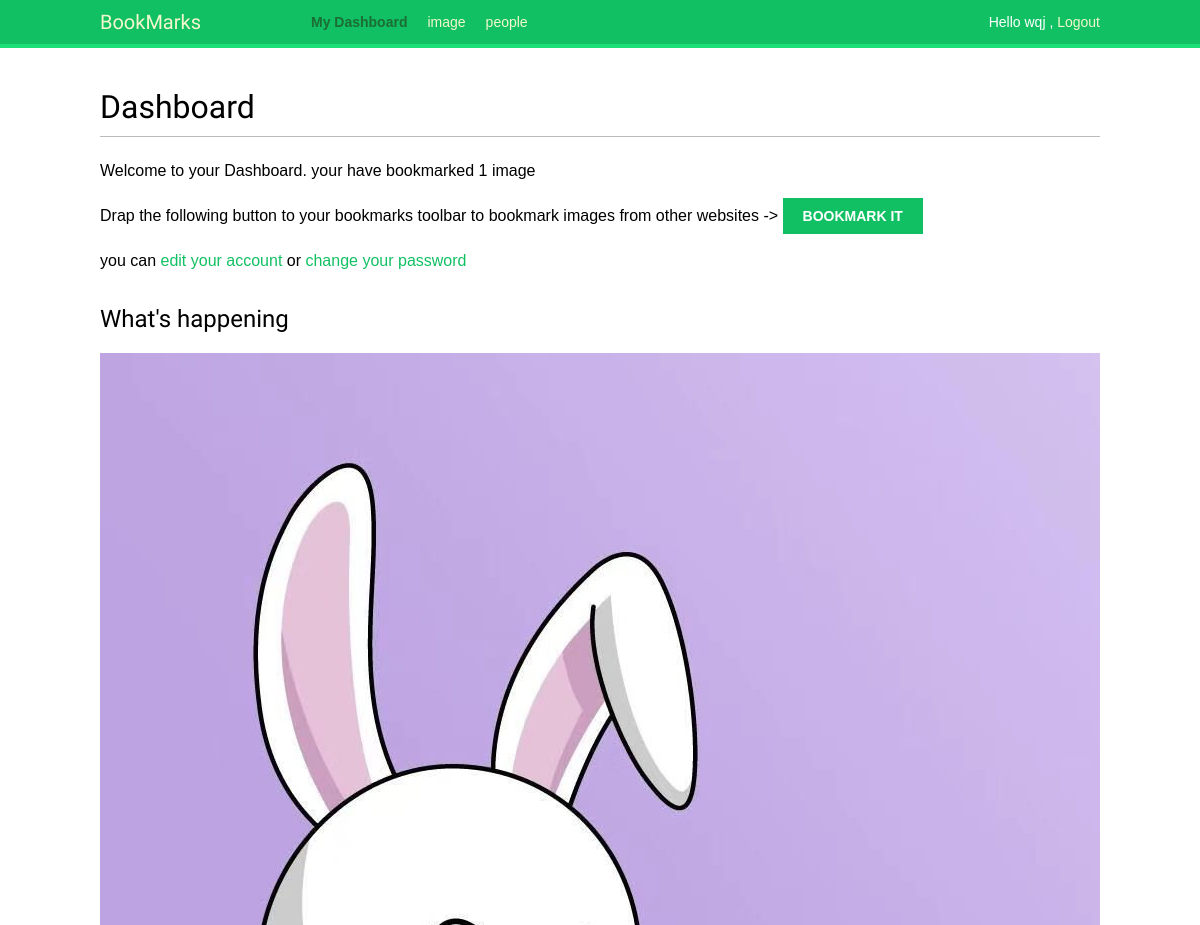
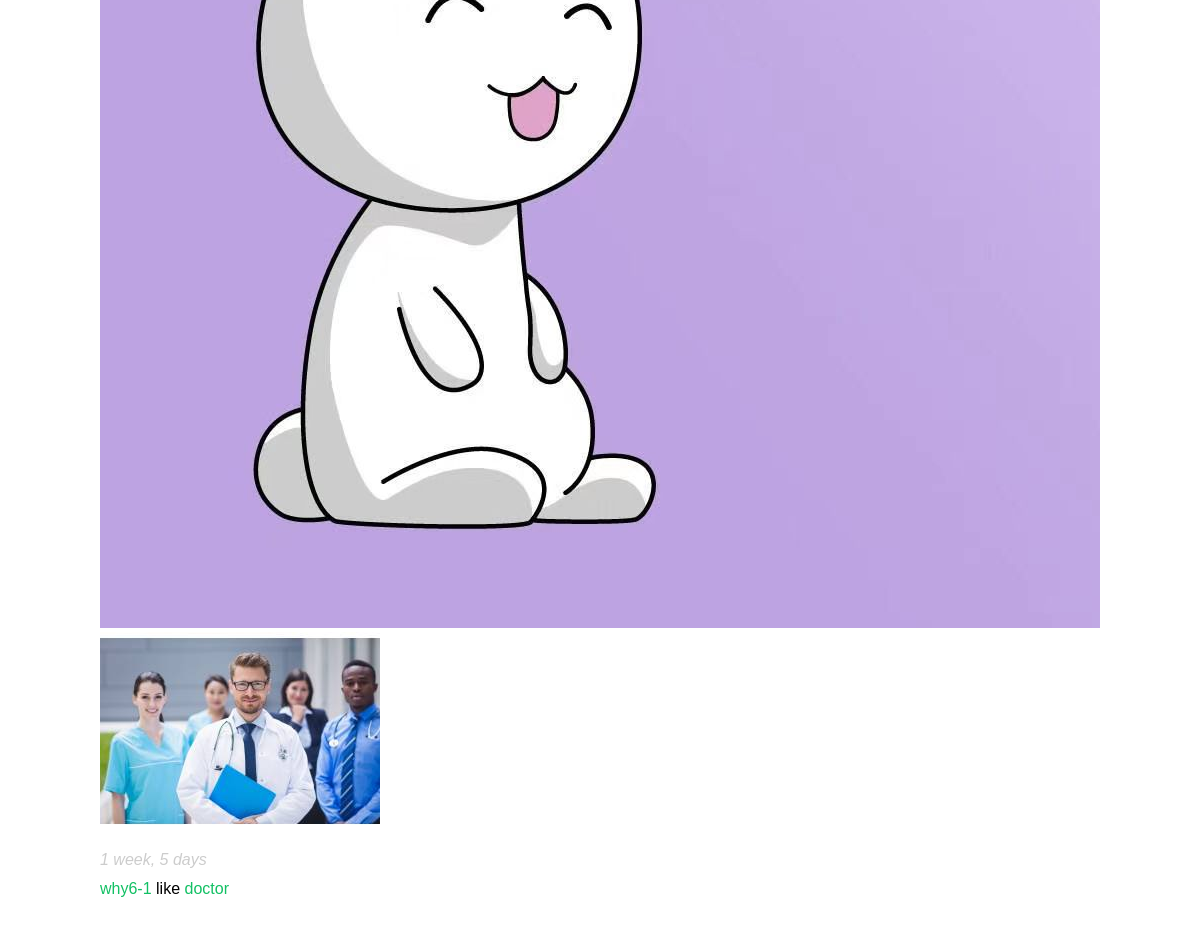
/account/ (signed in), run on the app's committed database (2 pictures, top to bottom).
### action/models.py (models this page shows)
class Action(models.Model):
    user = models.ForeignKey('auth.User', related_name='action', db_index=True, on_delete=models.CASCADE)
    verb = models.CharField(max_length=255)
    created = models.DateTimeField(auto_now_add=True, db_index=True)
    target = GenericForeignKey('target_ct', 'target_id')
    target_ct = models.ForeignKey(ContentType, blank=True, null=True, related_name='target_obj', on_delete=models.CASCADE)
    target_id = models.PositiveBigIntegerField(blank=True, null=True, db_index=True)
    class Meta:
        ordering = ['-created']

### images/models.py (models this page shows, shortened)
class Image(models.Model):
    user = models.ForeignKey(settings.AUTH_USER_MODEL,
                             related_name='images_created',
                             on_delete=models.CASCADE)
    title = models.CharField(max_length=500)
    slug = models.SlugField(max_length=500, blank=True)
    url = models.URLField()
    image = models.ImageField(upload_to='images/%Y/%m/%d/')
    description = models.TextField(blank=True)
    created = models.DateField(auto_now_add=True, db_index=True)
    users_like = models.ManyToManyField(settings.AUTH_USER_MODEL, related_name='images_liked', blank=True)
    total_likes = models.PositiveIntegerField(db_index=True, default=0)
    def __str__(self):
        return self.title
    def get_absolute_url(self):
        return reverse('images:detail', args=[self.id, self.slug])

### account/views.py (the view)
# urls.py: path('', views.dashboard, name='dashboard'),
@login_required
def dashboard(request):
    action = Action.objects.exclude(user=request.user)
    follow_ids = request.user.following.values_list('id', flat=True)
    if follow_ids:
        action = action.filter(user_id__in=follow_ids)
    actions = action.select_related('user', 'user__profile').prefetch_related('target')[:10]
    return render(request, 'account/dashboard.html', {'section': 'dashboard', 'actions': actions})

### account/templates/account/dashboard.html (shortened to what this page needs)
{% extends "base.html" %}
{%block content%}
    <h1>Dashboard</h1>
    {% with total_images_created=request.user.images_created.count %}
    <p>
        Welcome to your Dashboard. your have bookmarked {{total_images_created}} image{{total_images_created|pluralize}}
    </p>
    {%endwith%}
    <p>
        Drap the following button to your bookmarks toolbar to bookmark images from other websites ->
        <a href="javascript:{% include 'bookmarklet_launcher.js' %}" class="button"> Bookmark it</a>
    </p>
    <p>
        you can <a href="{% url 'edit' %}">edit your account</a> or <a href="{% url 'password_change' %}">change your password</a>
    </p>
    <h2>What's happening</h2>
    <div id="action-list">
        {% include "action/detail.html" %}
    </div>
{%endblock%}

### account/templates/base.html (shortened to what this page needs)
{% load static %}
<!DOCTYPE html>
<html>
    <head>
        <link href="{% static 'css/base.css' %}" rel="stylesheet">
    </head>
    <body>
        <div id="header">
            <span class="logo">BookMarks</span>
            {% if request.user.is_authenticated %}
            <ul class="menu">
                <li {% if section == "dashboard" %}class="selected"{%endif%}><a href="{% url 'dashboard' %}">My Dashboard</a></li>
                <li {% if section == "image" %}class="selected"{%endif%}><a href="{% url 'images:list' %}">image</a></li>
                <li {% if section == "people" %}class="selected"{%endif%}><a href="{% url 'user_list' %}">people</a></li>
            </ul>
            {% endif %}
            <span class="user">
                {% if request.user.is_authenticated %}
                    Hello {{request.user.first_name}} ,
                    <a href="{% url "logout" %}">Logout</a>
                {% else %}
                    <a href="{% url "login" %}">Login</a>
                {% endif %}
            </span>
        </div>
        <div id="content">
            {% block content %}
            {% endblock %}
        </div>
    </body>
</html>

### action/templates/action/detail.html
{% load thumbnail %}
{% for action in actions %}
    {% with user=action.user profile=action.user.profile %}
    <div class="action">
        <div class="images">
            {% if profile.photo %}
                {% thumbnail user.profile.photo 80x80 crop='100%' as im %}
                <a href="{{user.get_absolute_url}}">
                    <img src="{{im.url}}" alt="{{user.get_full_name}}" class="item-img"/>
                </a>
            {% endif %}
            {% if action.target %}
                {% with target=action.target %}
                    {% if target.image %}
                        {% thumbnail target.image 80x80 crop='100%' as im %}
                        <a href="{{target.get_absolute_url}}">
                            <img src="{{im.url}}" class="item-img"/>
                        </a>
                    {% endif %}
                {% endwith %}
            {% endif %}
        </div>
        <div class="info">
            <p>
                <span class="date">{{action.created|timesince}}</span>
                <br/>
                <a href="{{user.get_solute_url}}">{{user.first_name}}</a>
                {{action.verb}}
                {% if action.target%}
                    {% with target=action.target %}
                    <a href="{{target.get_solute_url}}">{{target}}</a>
                    {% endwith %}
                {% endif %}
            </p>
        </div>
    </div>
    {% endwith %}
{% endfor %}

### account/static/css/base.css (style rules this page uses)
body { margin:0; padding:0; font-family:helvetica, sans-serif; }
p { line-height: 1.8; }
a { color:#12c064; text-decoration:none; }
h1, h2, h3, h4, h5 , h6 { font-family: 'Muli', sans-serif; font-weight:normal; }
h1 { border-bottom:1px solid #bbb; padding:0 0 10px 0; margin:10px 0 20px 0; }
h2 { margin:30px 0 20px; }
#header { padding:10px 100px; font-size:14px; background:#12c064; color:#fff; border-bottom:4px solid #1cdf78; overflow:auto; }
#header .logo { font-family: 'Muli', sans-serif; float:left; color:#f3f7cc; font-size:20px; margin-right:10%; }
#header ul.menu { list-style:none; float:left; margin:0; padding:0; }
#header ul.menu li { float:left; padding:4px 10px; }
#header ul.menu li.selected a, #header ul.menu li.selected a:hover { color:#1b6d32; font-weight:bold; }
#header a { color:#f3f7cc; }
#header .user { float:right; padding-top:4px; }
#content { padding:30px 100px; }
input[type=submit], a.button { font-weight:bold; background:#12c064; color:#fff; padding:10px 20px; font-size:14px; text-transform:uppercase; }
.action { clear:both; overflow:auto; }
.action .images { float:left; margin:0 10px 10px 0; }
.action .date { font-style:italic; color:#ccc; }

### data on the page
Action: created "1 week, 5 days", user.first_name "why6-1", verb "like", target "doctor"

### other printed values
{{ request.user.first_name }} "wqj"
{{ total_images_created }} "1"
